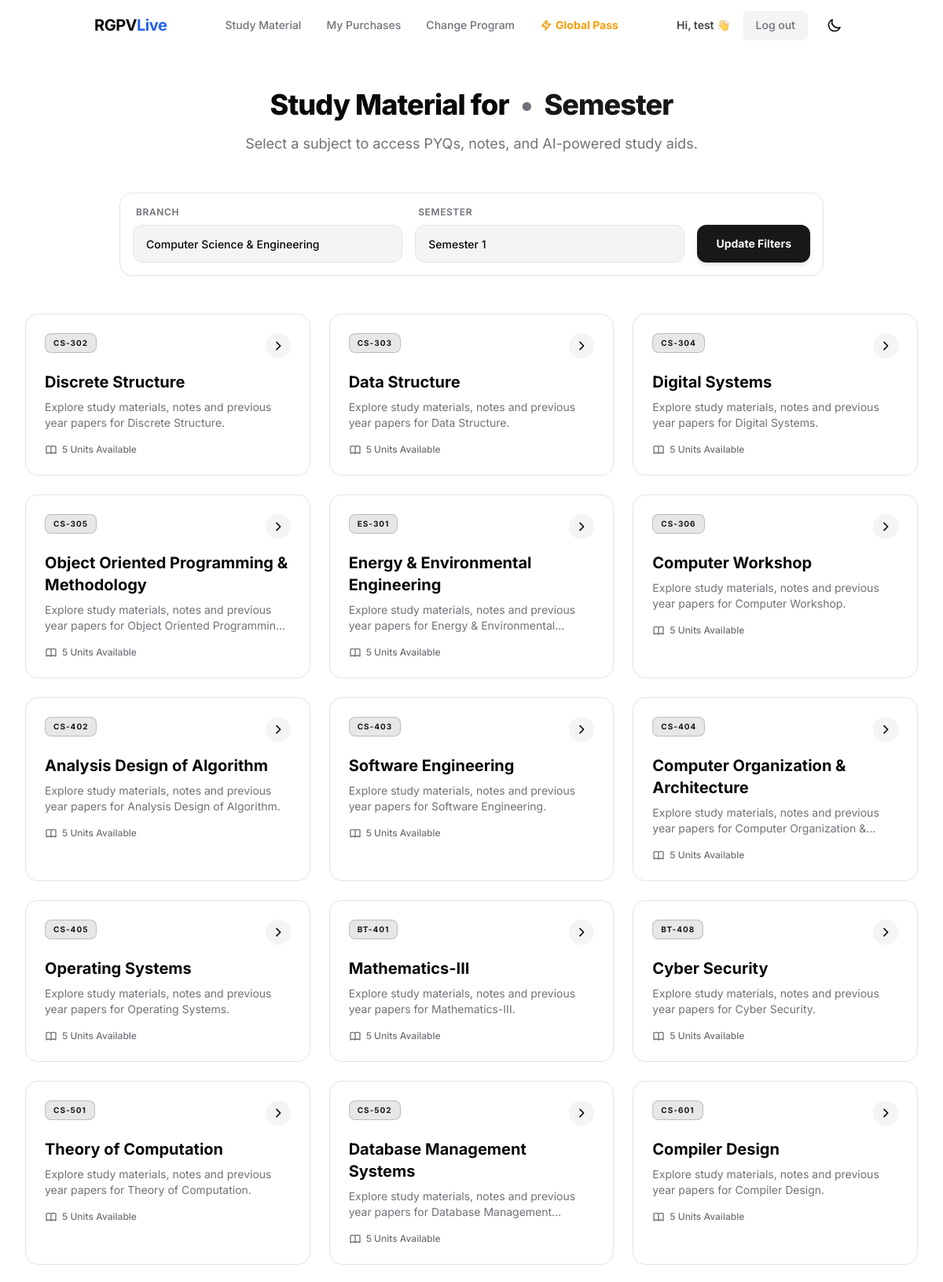
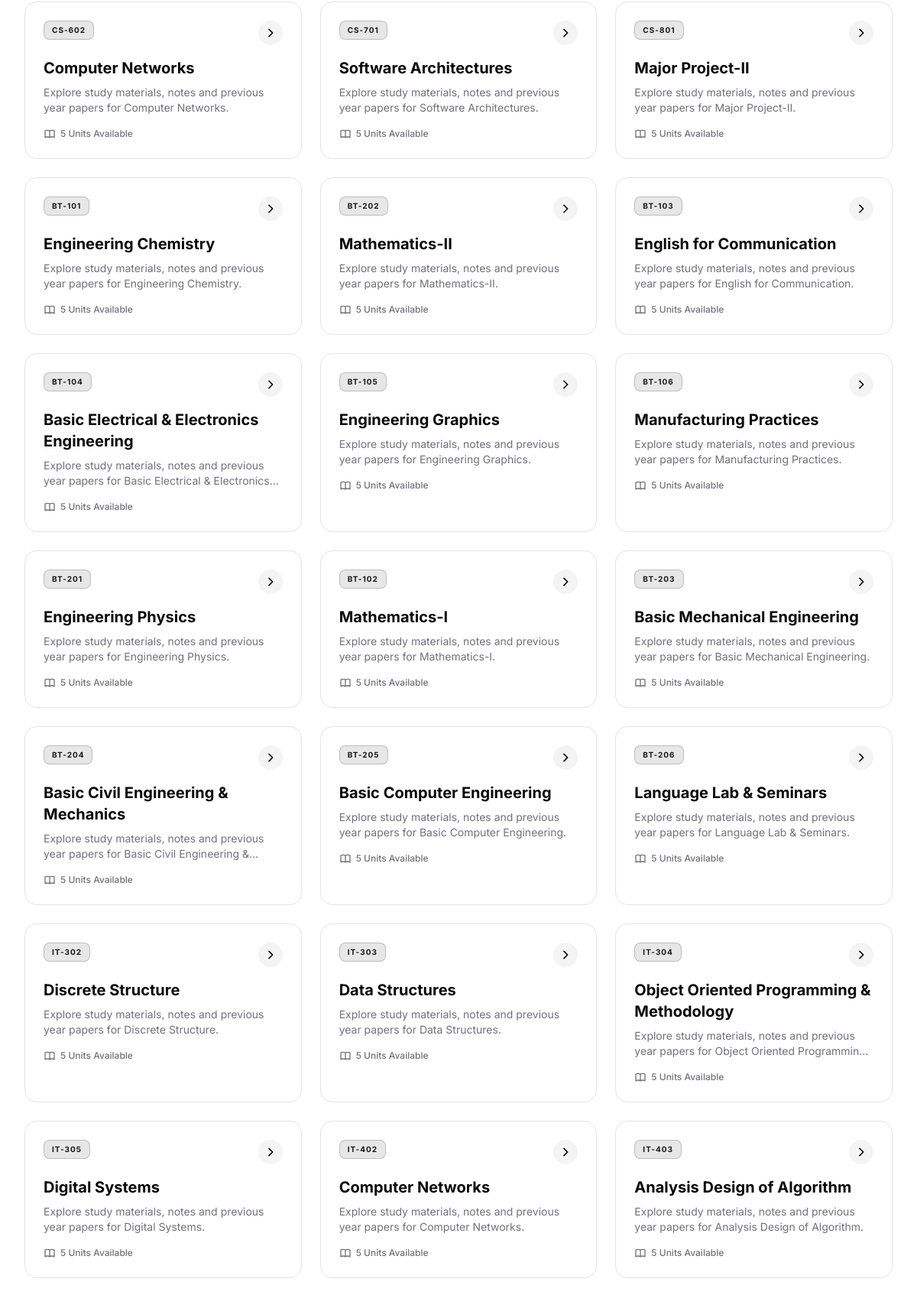
/explore/ (signed in, upper part), run on the app's committed database (2 pictures, top to bottom).
### apps/users/models.py (models this page shows, shortened)
class User(AbstractUser):
    phone_number = models.CharField(max_length=15, blank=True, null=True)
    preferred_branch = models.ForeignKey(
        'academics.Branch',
        on_delete=models.SET_NULL,
        null=True,
        blank=True,
        related_name='users'
    )
    preferred_semester = models.ForeignKey(
        'academics.Semester',
        on_delete=models.SET_NULL,
        null=True,
        blank=True,
        related_name='users'
    )
    active_subscription_valid_until = models.DateField(null=True, blank=True)

### apps/academics/models.py (models this page shows, shortened)
class Subject(models.Model):
    branch = models.ForeignKey(Branch, on_delete=models.CASCADE, related_name='subjects')
    semester = models.ForeignKey(Semester, on_delete=models.CASCADE, related_name='subjects')
    code = models.CharField(max_length=20, help_text="e.g., CS-402")
    name = models.CharField(max_length=200)
    description = models.TextField(blank=True)
    is_active = models.BooleanField(default=True)
    class Meta:
        unique_together = ('branch', 'semester', 'code')

### apps/content/views.py (the view)
# urls.py: path('explore/', views.explore_subjects, name='explore_subjects'),
@login_required
def explore_subjects(request):
    branch_id = request.GET.get('branch')
    semester_id = request.GET.get('semester')
    branch = get_object_or_404(Branch, id=branch_id) if branch_id else None
    semester = get_object_or_404(Semester, id=semester_id) if semester_id else None
    subjects = Subject.objects.filter(is_active=True)
    if branch:
        subjects = subjects.filter(branch=branch)
    if semester:
        subjects = subjects.filter(semester=semester)
    return render(request, 'content/explore_subjects.html', {
        'subjects': subjects,
        'branch': branch,
        'semester': semester,
        'branches': Branch.objects.all(),
        'semesters': Semester.objects.all()
    })

### templates/content/explore_subjects.html (shortened to what this page needs)
{% extends "base.html" %}
{% block content %}
<div class="max-w-7xl mx-auto py-12 px-4 sm:px-6 lg:px-8">
    <div class="mb-12 text-center">
        <h1 class="text-4xl font-extrabold tracking-tight mb-4">
            Study Material for <br class="sm:hidden" />
            <span class="text-muted-foreground mx-2">•</span>
            <span class="text-primary">Semester {{ semester.number }}</span>
        </h1>
        <p class="text-lg text-muted-foreground max-w-2xl mx-auto">
            Select a subject to access PYQs, notes, and AI-powered study aids.
        </p>
    </div>
    <div class="mb-12">
        <form method="GET" action="{% url 'explore_subjects' %}" class="max-w-4xl mx-auto bg-card border border-border rounded-2xl p-4 shadow-sm backdrop-blur-sm bg-background/80 flex flex-col md:flex-row gap-4 items-end">
            <div class="flex-1 w-full text-left">
                <label class="block text-xs font-semibold text-muted-foreground uppercase tracking-wider mb-2 ml-1">Branch</label>
            </div>
            <div class="flex-1 w-full text-left">
                <label class="block text-xs font-semibold text-muted-foreground uppercase tracking-wider mb-2 ml-1">Semester</label>
            </div>
            <div class="w-full md:w-auto">
                <button type="submit" class="w-full h-12 bg-primary text-primary-foreground hover:bg-primary/90 rounded-xl text-sm font-bold px-6 transition-all shadow-md active:scale-95">
                    Update Filters
                </button>
            </div>
        </form>
    </div>
    <div class="grid grid-cols-1 sm:grid-cols-2 lg:grid-cols-3 gap-6">
        {% for subject in subjects %}
        <a href="{% url 'subject_dashboard' subject.id %}" class="group relative bg-card hover:bg-muted/30 border border-border rounded-2xl p-6 transition-all duration-300 hover:shadow-xl hover:-translate-y-1">
            <div class="flex justify-between items-start mb-4">
                <span class="px-2.5 py-1 bg-primary/10 text-primary text-[10px] font-bold uppercase tracking-widest rounded-lg border border-primary/20">
                    {{ subject.code }}
                </span>
                <div class="w-8 h-8 rounded-full bg-muted flex items-center justify-center group-hover:bg-primary group-hover:text-primary-foreground transition-colors">
                    <svg class="w-4 h-4" fill="none" viewBox="0 0 24 24" stroke="currentColor"><path stroke-linecap="round" stroke-linejoin="round" stroke-width="2.5" d="M9 5l7 7-7 7"></path></svg>
                </div>
            </div>
            <h3 class="text-xl font-bold group-hover:text-primary transition-colors mb-2">{{ subject.name }}</h3>
            <p class="text-sm text-muted-foreground line-clamp-2 mb-4">
                {% if subject.description %}{{ subject.description }}{% else %}Explore study materials, notes and previous year papers for {{ subject.name }}.{% endif %}
            </p>
            <div class="flex items-center text-xs font-medium text-muted-foreground">
                {{ subject.units.count }} Units Available
            </div>
        </a>
        {% endfor %}
    </div>
</div>
{% endblock %}

### templates/base.html (shortened to what this page needs)
<!DOCTYPE html>
<html lang="en" class="h-full {% if request.COOKIES.theme == 'dark' %}dark{% endif %}">
<head>
    <script src="https://cdn.tailwindcss.com"></script>
</head>
<body class="min-h-screen flex flex-col font-sans antialiased bg-background text-foreground transition-colors duration-300">
    <header class="sticky top-0 z-50 w-full glass-nav transition-all duration-300">
        <div class="container mx-auto px-4 sm:px-6 lg:px-8">
            <div class="flex items-center justify-between h-16">
                <div class="flex-shrink-0">
                    <a href="{% if user.is_authenticated %}{% url 'dashboard' %}{% else %}{% url 'home' %}{% endif %}" class="text-xl font-bold tracking-tight">
                        RGPV<span class="text-blue-600 dark:text-blue-400">Live</span>
                    </a>
                </div>
                <nav class="hidden md:flex md:space-x-8 items-center">
                    <a href="{% if user.is_authenticated %}{% url 'dashboard' %}{% else %}{% url 'home' %}{% endif %}" class="text-sm font-medium text-muted-foreground hover:text-foreground transition-colors">
                        Study Material
                    </a>
                    {% if user.is_authenticated %}
                    <a href="{% url 'user_purchases' %}" class="text-sm font-medium text-muted-foreground hover:text-foreground transition-colors flex items-center">
                        My Purchases
                    </a>
                    <a href="{% url 'onboarding' %}" class="text-sm font-medium text-muted-foreground hover:text-foreground transition-colors">
                        Change Program
                    </a>
                    {% else %}
                    <a href="#" class="text-sm font-medium text-muted-foreground hover:text-foreground transition-colors">PYQs</a>
                    {% endif %}
                    <a href="#" class="text-sm font-bold text-amber-500 hover:text-amber-600 transition-colors flex items-center">
                        <svg class="w-4 h-4 mr-1" fill="none" viewBox="0 0 24 24" stroke="currentColor"><path stroke-linecap="round" stroke-linejoin="round" stroke-width="2.5" d="M13 10V3L4 14h7v7l9-11h-7z"></path></svg>
                        Global Pass
                    </a>
                </nav>
                <div class="hidden md:flex items-center space-x-4">
                    {% if user.is_authenticated %}
                        <div class="flex items-center space-x-4">
                            <span class="text-sm font-semibold text-primary/80">Hi, {{ user.username }} 👋</span>
                            <a href="{% url 'logout' %}" class="bg-muted text-muted-foreground hover:bg-muted/80 px-4 py-2 rounded-md text-sm font-medium transition-colors shadow-sm">
                                Log out
                            </a>
                        </div>
                    {% else %}
                        <a href="{% url 'login' %}" class="text-sm font-medium hover:text-foreground transition-colors">Log in</a>
                        <a href="{% url 'signup' %}" class="bg-primary text-primary-foreground hover:bg-primary/90 px-4 py-2 rounded-md text-sm font-medium transition-colors shadow-sm">
                            Sign up
                        </a>
                    {% endif %}
                    <button id="themeToggle" class="p-2 rounded-full hover:bg-muted transition-colors">
                        <svg class="w-5 h-5 dark:hidden" fill="none" viewBox="0 0 24 24" stroke="currentColor"><path stroke-linecap="round" stroke-linejoin="round" stroke-width="2" d="M20.354 15.354A9 9 0 018.646 3.646 9.003 9.003 0 0012 21a9.003 9.003 0 008.354-5.646z"></path></svg>
                    </button>
                </div>
            </div>
        </div>
    </header>
    <main class="flex-grow">
        {% block content %}{% endblock %}
    </main>
</body>
</html>

### templates/base.html (style rules this page uses)
.glass-nav { background: rgba(255, 255, 255, 0.7); backdrop-filter: blur(12px); -webkit-backdrop-filter: blur(12px); border-bottom: 1px solid rgba(255, 255, 255, 0.2); }
* { scrollbar-width: thin; scrollbar-color: hsl(var(--muted-foreground) / 0.2) transparent; }

### data on the page
User: username "test"
Subject: code "CS-302", name "Discrete Structure", units.count "5"
Subject: code "CS-303", name "Data Structure", units.count "5"
Subject: code "CS-304", name "Digital Systems", units.count "5"
Subject: code "CS-305", name "Object Oriented Programming & Methodology", name "Object Oriented…", units.count "5"
Subject: code "ES-301", name "Energy & Environmental Engineering", name "Energy &…", units.count "5"
Subject: code "CS-306", name "Computer Workshop", units.count "5"
Subject: code "CS-402", name "Analysis Design of Algorithm", units.count "5"
Subject: code "CS-403", name "Software Engineering", units.count "5"
Subject: code "CS-404", name "Computer Organization & Architecture", name "Computer Organization…", units.count "5"
Subject: code "CS-405", name "Operating Systems", units.count "5"
Subject: code "BT-401", name "Mathematics-III", units.count "5"
Subject: code "BT-408", name "Cyber Security", units.count "5"
Subject: code "CS-501", name "Theory of Computation", units.count "5"
Subject: code "CS-502", name "Database Management Systems", name "Database…", units.count "5"
Subject: code "CS-601", name "Compiler Design", units.count "5"
Subject: code "CS-602", name "Computer Networks", units.count "5"
Subject: code "CS-701", name "Software Architectures", units.count "5"
Subject: code "CS-801", name "Major Project-II", units.count "5"
Subject: code "BT-101", name "Engineering Chemistry", units.count "5"
Subject: code "BT-202", name "Mathematics-II", units.count "5"
Subject: code "BT-103", name "English for Communication", units.count "5"
Subject: code "BT-104", name "Basic Electrical & Electronics Engineering", name "Basic Electrical &…", units.count "5"
Subject: code "BT-105", name "Engineering Graphics", units.count "5"
Subject: code "BT-106", name "Manufacturing Practices", units.count "5"
Subject: code "BT-201", name "Engineering Physics", units.count "5"
Subject: code "BT-102", name "Mathematics-I", units.count "5"
Subject: code "BT-203", name "Basic Mechanical Engineering", units.count "5"
Subject: code "BT-204", name "Basic Civil Engineering & Mechanics", name "Basic Civil Engineering…", units.count "5"
Subject: code "BT-205", name "Basic Computer Engineering", units.count "5"
Subject: code "BT-206", name "Language Lab & Seminars", units.count "5"
Subject: code "IT-302", name "Discrete Structure", units.count "5"
Subject: code "IT-303", name "Data Structures", units.count "5"
Subject: code "IT-304", name "Object Oriented Programming & Methodology", name "Object Oriented…", units.count "5"
Subject: code "IT-305", name "Digital Systems", units.count "5"
Subject: code "IT-402", name "Computer Networks", units.count "5"
Subject: code "IT-403", name "Analysis Design of Algorithm", units.count "5"
